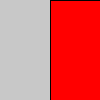
Frame 1 (no input)
Frame 2 (the mouse pressed at the canvas centre, redrawn once): identical to frame 1, image omitted

The Processing sketch that drew this single still picture (run headless with seeded random() and noise(); the mouse was pressed at the canvas centre and the sketch redrawn once):

// Processing sketch: thread1
// ── thread1.pde


// L'application processing produit des données, le thread a consomme ces données.

//  tâche de traitement de données 
serialThread a;


void setup() {
  size(100,100);
  a=new serialThread(this); // Créer une nouvelle tâche de fond (daemon)
  a.start();                // démarre la tâche
  noLoop();                 // n'autorise pas la fonction draw de fonctionner dans une boucle
  println("Click dans la zone grisée pour simuler la réception d'une donnée");
  println("Click dans la zone rouge pour simuler la demande d'arrêt de l'application");
}

// Draw est exécuté une première fois, ensuite chaque fois que l'on clique dans la zone grisée
void draw() {
    background(200);
    fill(color(255,0,0));
    rect(50,0,50,100);
    println("Do a Draw");
    }

// mouseClicked est utilisé pour simuler l'arrivée d'un packet de données à traiter
void mouseClicked() {
    try {
      if (mouseX>50)   // si on clique dans la zone rouge
        a.interrupt(); // arrêt de la tâche, durant la phase d'arrêt, la tâche provoque l'arrêt du programme 
      else
        a.put();       // signal l'événement à la tâche a, réception d'un caractère.
    }
    catch (InterruptedException e) {
      println(e);
      exit();
    }
}
// ── SerialThread.pde



// objet simulant le traitement dans une tâche de fond des données reçues par une liaison série ou la carte réseau
public class serialThread extends Thread {
  
  private int data=0;
  private PApplet parent; // permet à l'objet d'avoir accès aux fonctions draw et exit

  // Constructeur
  public serialThread(PApplet parent) {
    this.parent=parent;
    }
  
  // Traitement des données, zone critique, la variable data est  testée et modifiée dans deux fonctions et deux tâches, danger
  public synchronized void get() throws InterruptedException {
    while (data==0) { // S'il n'y a pas de données
      wait();         // on attend un donnée
    }

    println("Do a get, retrieve data for treatement");
    data--; // une donnée en moins à traiter
    parent.draw(); // on redessine l'écran car quelque chose a changé
  }
 
  // Traitement des données, zone critique, la variable data est  testée et modifiée dans deux fonctions et deux tâches, danger
  // fonction appelée lors de la réception d'une donnée, d'un événement
  public synchronized void put() throws InterruptedException {
    println("Do a put, add data for treatement");
    data++; // on mémorise l'évenemment (les données reçues à traiter)
    //if (data>4) // si le nombre de donnée à traiter est supérieure à 4, un exemple
      notify();   // awake thread to run (provoque un get() avec data>0)
  }
 
  // function run == boucle principale de la tâche de fond
  public void run() {
    for (;; ) {     // boucle sans fin
      try {
        get();      // réalise le traitement des données dans une boucle sans fin, s'il y a des données à traiter
      }
      catch (InterruptedException e) { // en cas d'arrêt de la tâche
        print("In run ");
        println(e);
        parent.exit();   // arrêt de l'application
      }
    }
  }
}
